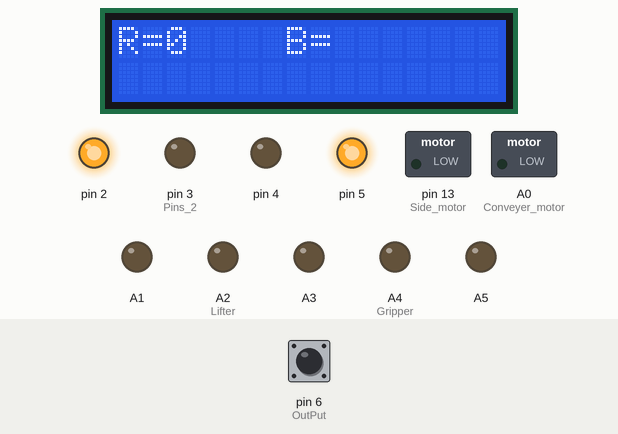
Simulated run of this sketch. Board: Arduino Uno, built with avr-gcc and run on an emulated ATmega328P. On the bench: 16×2 character LCD, switched loads named in the sketch (green lamp = pin HIGH), output pins drawn as LEDs (lit = HIGH). The inputs (shaded band) are chosen by the test bench; at power-on: pin 6 (OutPut) LOW. What the sketch prints to the serial monitor is not drawn.

Above: at 2.1 s.
At 5.9 s:
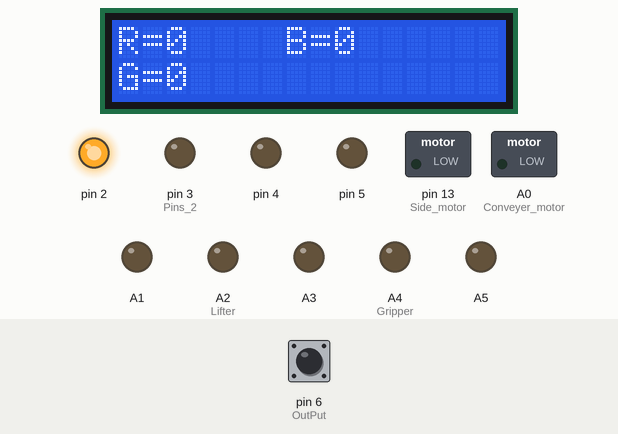
6.0 s: pin 6 (OutPut) pulsed HIGH 5 times (0.12 s each, 0.3 s apart)
At 6.7 s:
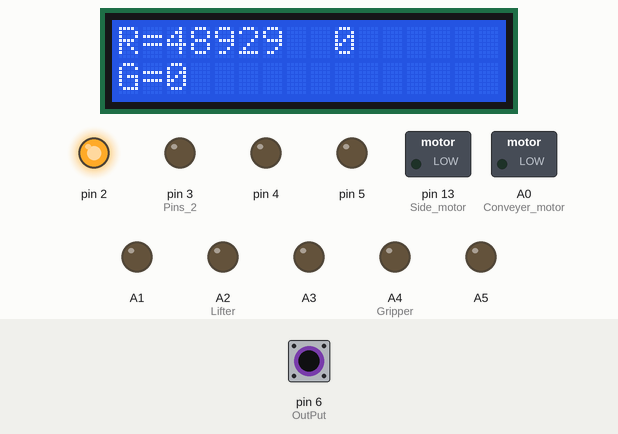
At 10.3 s:
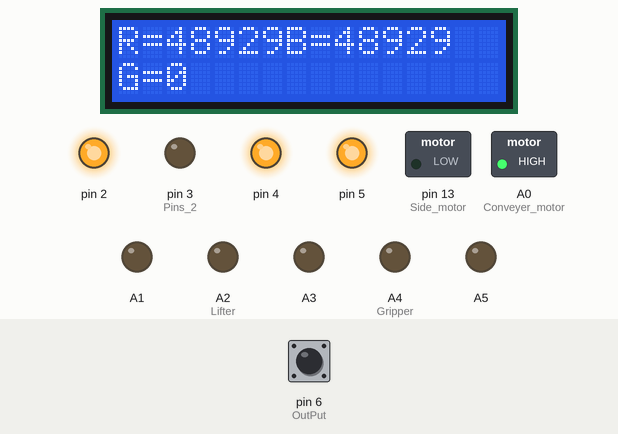
Timing chart, 0 to 22.0 s (numbered marks = the images above; inputs shaded):
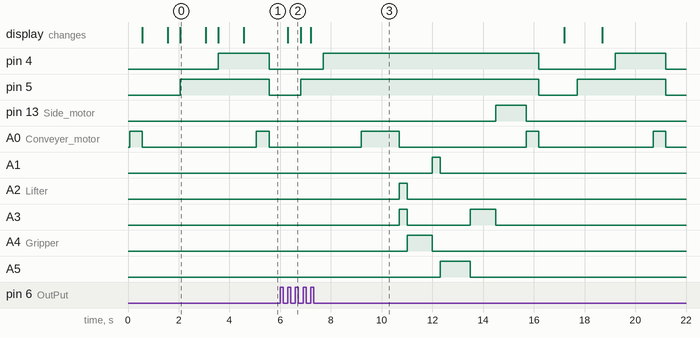

The sketch:

Color_Sorting_and_Processing_System.ino
```cpp
/*
  Author: Vikrant_Gupta
  Email: vikrantgupta95@gmail.com
  LinkedIn: https://www.linkedin.com/in/vikrantgupta95/
  Instagram: https://www.instagram.com/crazyvikku/
  GitHub: https://github.com/vikrantgupta95

  Description:
  This code controls a block sorting system using color sensors and servo motors. It detects blocks of different colors (red, blue, green)
  and processes them accordingly, including lifting, gripping, and sorting.

  Last updated: [Date]
*/

#include <LiquidCrystal.h>

LiquidCrystal lcd(7, 8, 9, 10, 11, 12);  // RS, EN, D4, D5, D6, D7

int OutPut = 6;  // Naming pin 10 of Arduino Uno as output
unsigned int frequencyr = 0;
unsigned int frequencyg = 0;
unsigned int frequencyb = 0;
int s = 0;
int cr = 0;
int cb = 0;
int cg = 0;

void setup() {
  // Set up the LCD's number of columns and rows
  lcd.begin(16, 2);
  Serial.begin(9600);
  pinMode(2, OUTPUT);
  pinMode(3, OUTPUT);  // Pins 2, 3, 4, 5 as OUTPUT
  pinMode(4, OUTPUT);
  pinMode(5, OUTPUT);
  pinMode(6, INPUT);    // Pin 10 as input
  pinMode(A0, OUTPUT);  // Conveyer motor
  pinMode(A1, OUTPUT);
  pinMode(A2, OUTPUT);  // Lifter
  pinMode(A3, OUTPUT);
  pinMode(A4, OUTPUT);  // Gripper
  pinMode(A5, OUTPUT);
  pinMode(13, OUTPUT);  // Side motor

  // Initialize sensor pins
  digitalWrite(A0, LOW);
  digitalWrite(A1, LOW);
  digitalWrite(A2, LOW);
  digitalWrite(A3, LOW);
  digitalWrite(A4, LOW);
  digitalWrite(A5, LOW);
  digitalWrite(13, LOW);

  // Initialize frequency selection to 20%
  digitalWrite(2, HIGH);
  digitalWrite(3, LOW);
  Serial.println("Block Sorting System");
}

void loop() {
  // Conveyer motor on
  if (s == 0) {
    digitalWrite(A0, HIGH);
    delay(500);
    digitalWrite(A0, LOW);  // Conveyer motor on
  }

  // Now sense it
  Serial.print("R =");
  lcd.print("R=");  // Printing name
  digitalWrite(4, LOW);
  digitalWrite(5, LOW);               // Setting for RED color sensor
  frequencyr = pulseIn(OutPut, LOW);  // Reading frequency
  Serial.print(frequencyr);
  Serial.print(" ");
  lcd.print(frequencyr);  // Printing RED color frequency
  lcd.print("  ");
  lcd.setCursor(7, 0);  // Moving cursor to position 7
  delay(500);
  Serial.print("B =");
  lcd.print("B=");  // Printing name
  digitalWrite(4, LOW);
  digitalWrite(5, HIGH);              // Setting for BLUE color sensor
  frequencyb = pulseIn(OutPut, LOW);  // Reading frequency
  Serial.print(frequencyb);
  Serial.print(" ");
  lcd.print(frequencyb);  // Printing BLUE color frequency
  lcd.print("  ");
  lcd.setCursor(0, 1);
  delay(500);
  Serial.print("G =");
  lcd.print("G=");  // Printing name
  digitalWrite(4, HIGH);
  digitalWrite(5, HIGH);              // Setting for GREEN color sensor
  frequencyg = pulseIn(OutPut, LOW);  // Reading frequency
  Serial.print(frequencyg);
  Serial.println(" ");
  lcd.print(frequencyg);  // Printing GREEN color frequency
  lcd.print("    ");
  lcd.setCursor(0, 0);
  delay(500);

  // Sensing ends
  if (frequencyr < 100 && frequencyb > 100 && frequencyg > 70 && s == 0) {
    s = 1;
    Serial.println("Red Color Detected");
    cr++;
    Serial.print("Count Red = ");
    Serial.println(cr);
  }
  if (frequencyr > 70 && frequencyb < 120 && frequencyg > 70 && s == 0) {
    s = 2;
    Serial.println("Blue Color Detected");
    cb++;
    Serial.print("Count Blue = ");
    Serial.println(cb);
  }
  if (frequencyr > 70 && frequencyb > 100 && frequencyg < 90 && s == 0) {
    s = 3;
    Serial.println("Green Color Detected");
    cg++;
    Serial.print("Count Green = ");
    Serial.println(cg);
  }
  if (s == 1) {
    Serial.println("Processing red block");
    s = 0;
    digitalWrite(A0, HIGH);
    delay(1500);
    digitalWrite(A0, LOW);
    digitalWrite(A3,
                 HIGH);  // Gripper stop
    digitalWrite(A1, LOW);
    digitalWrite(A2, HIGH);  // Lifter down
    delay(300);
    digitalWrite(A1, LOW);
    digitalWrite(A2, LOW);  // Stop
    digitalWrite(A3, LOW);
    digitalWrite(A4, HIGH);  // Gripper close
    delay(1000);
    digitalWrite(A3, LOW);
    digitalWrite(A4, LOW);
    digitalWrite(A1, HIGH);
    digitalWrite(A2, LOW);  // Lifter up
    delay(300);
    digitalWrite(A1, LOW);
    digitalWrite(A2, LOW);  // Stop
    digitalWrite(A5, HIGH);
    digitalWrite(13, LOW);  // Side motor
    delay(500);
    digitalWrite(A5, LOW);
    digitalWrite(13, LOW);  // Stop
    digitalWrite(A3, HIGH);
    digitalWrite(A4, LOW);  // Gripper open
    delay(1000);
    digitalWrite(A3, LOW);
    digitalWrite(A4, LOW);  // Gripper stop
    digitalWrite(A5, LOW);
    digitalWrite(13, HIGH);  // Side motor
    delay(500);
    digitalWrite(A5, LOW);
    digitalWrite(13, LOW);  // Stop
  }

  if (s == 2) {
    Serial.println("Processing blue block");
    s = 0;
    digitalWrite(A0, HIGH);
    delay(1500);
    digitalWrite(A0, LOW);
    digitalWrite(A3, HIGH);  // Gripper stop
    digitalWrite(A1, LOW);
    digitalWrite(A2, HIGH);  // Lifter down
    delay(300);
    digitalWrite(A1, LOW);
    digitalWrite(A2, LOW);  // Stop
    digitalWrite(A3, LOW);
    digitalWrite(A4, HIGH);  // Gripper close
    delay(1000);
    digitalWrite(A3, LOW);
    digitalWrite(A4, LOW);
    digitalWrite(A1, HIGH);
    digitalWrite(A2, LOW);  // Lifter up
    delay(300);
    digitalWrite(A1, LOW);
    digitalWrite(A2, LOW);  // Stop
    digitalWrite(A5, HIGH);
    digitalWrite(13, LOW);  // Side motor
    delay(800);
    digitalWrite(A5, LOW);
    digitalWrite(13, LOW);  // Stop
    digitalWrite(A3, HIGH);
    digitalWrite(A4, LOW);  // Gripper open
    delay(1000);
    digitalWrite(A3, LOW);
    digitalWrite(A4, LOW);  // Gripper stop
    digitalWrite(A5, LOW);
    digitalWrite(13, HIGH);  // Side motor
    delay(800);
    digitalWrite(A5, LOW);
    digitalWrite(13, LOW);  // Stop
  }

  if (s == 3) {
    Serial.println("Processing green block");
    s = 0;
    digitalWrite(A0, HIGH);
    delay(1500);
    digitalWrite(A0, LOW);
    digitalWrite(A3, HIGH);  // Gripper stop
    digitalWrite(A1, LOW);
    digitalWrite(A2, HIGH);  // Lifter down
    delay(300);
    digitalWrite(A1, LOW);
    digitalWrite(A2, LOW);  // Stop
    digitalWrite(A3, LOW);
    digitalWrite(A4, HIGH);  // Gripper close
    delay(1000);
    digitalWrite(A3, LOW);
    digitalWrite(A4, LOW);
    digitalWrite(A1, HIGH);
    digitalWrite(A2, LOW);  // Lifter up
    delay(300);
    digitalWrite(A1, LOW);
    digitalWrite(A2, LOW);  // Stop
    digitalWrite(A5, HIGH);
    digitalWrite(13, LOW);  // Side motor
    delay(1200);
    digitalWrite(A5, LOW);
    digitalWrite(13, LOW);  // Stop
    digitalWrite(A3, HIGH);
    digitalWrite(A4, LOW);  // Gripper open
    delay(1000);
    digitalWrite(A3, LOW);
    digitalWrite(A4, LOW);  // Gripper stop
    digitalWrite(A5, LOW);
    digitalWrite(13, HIGH);  // Side motor
    delay(1200);
    digitalWrite(A5, LOW);
    digitalWrite(13, LOW);  // Stop
  }
}
```

Measured:
- after the input at 6.0 s, pin 13 (Side_motor): LOW → HIGH after 8.5 s, → LOW 1.2 s later; A1: LOW → HIGH after 6.0 s, → LOW 0.30 s later
- what the display in image 0 shows lasts 1.0 s, from 2.1 s to 3.1 s
